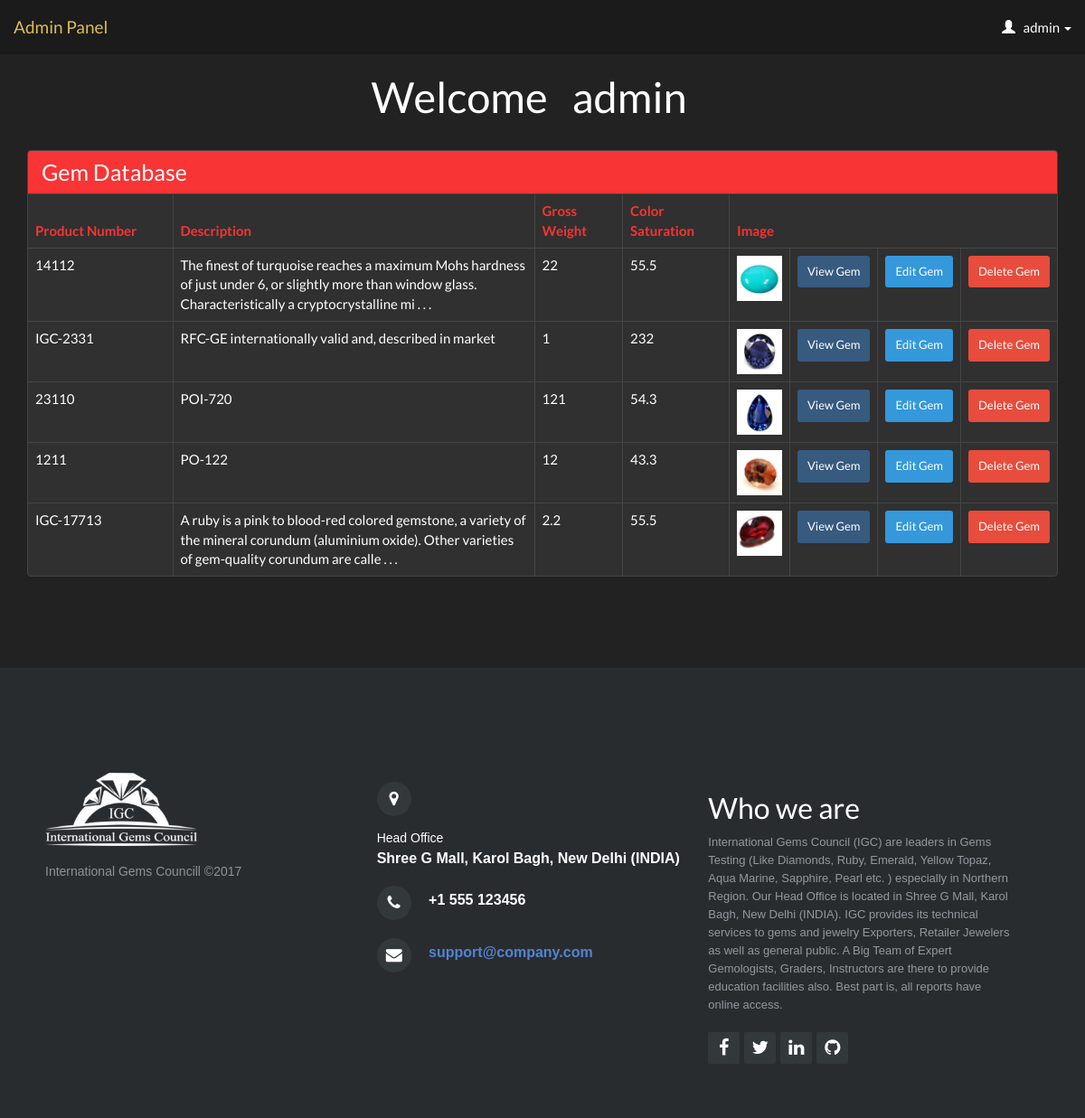
The app's page /admin/gem_database.php (signed in) with its own data.
### tables this page shows
CREATE TABLE `jproducts` (
  `id` int(20) NOT NULL,
  `ctype` varchar(2) NOT NULL DEFAULT 'JC',
  `product_no` varchar(50) NOT NULL,
  `description` varchar(1000) NOT NULL,
  `weight` varchar(30) NOT NULL,
  `clarity` varchar(30) NOT NULL,
  `gross_weight` varchar(30) NOT NULL,
  `diamond_weight` varchar(30) NOT NULL,
  `color_stwt` varchar(30) NOT NULL,
  `product_image` varchar(100) NOT NULL,
  `date_created` datetime NOT NULL DEFAULT CURRENT_TIMESTAMP
);

### admin/gem_database.php (the view, shortened to what this page needs)
<?php include"includes/header_admin.php";?>
<?php include"includes/navigation_admin.php";?>
<?php
if($_SESSION['username'] == null)   {
header("Location: ../index.php");
}
else{
  $user = $_SESSION['username'];
}
?>
    <header>
        <div class="row">
            <div class="col-lg-4 col-lg-offset-4 col-md-10 back-color">
                <h1 class="text-center big">Welcome  &nbsp<?php echo " $user";?></h1></div>
        </div>
    </header>
  <div class="container-fluid">
        <div class="col-md-12">
            <div class="panel panel-default heading-pan">
                <div class="panel-heading heading-pan boger-font">
                    <h3 class="panel-title bigger-font">Gem Database</h3></div>
                    <div class="table-responsive">
                        <table class="table table-hover table-bordered table-white ">
                                                   <?php
                            global $connection;
                            if(!($connection)){
                                  echo "<thred>";
                                echo "<tr> No Gem Records Found!</tr>";
                                echo "</thread>";
                            }
                            else{
                                     echo" <thead>";
                               echo" <tr>  ";
                                   echo" <th style='color:rgb(248,52,52);width:160px'>Product Number</th>";
                                    echo"<th style='color:rgb(248,52,52); width:400px '>Description</th>";
                                    echo"<th style='color:rgb(248,52,52);'>Gross Weight</th>";
                                    echo"<th style='color:rgb(248,52,52);'>Color Saturation</th>";
                                    echo"<th style='color:rgb(248,52,52); '>Image</th>";
                                echo"</tr>";
                            echo"</thead>";
                             echo"<tbody>";
                            $query = "SELECT * FROM jproducts ";
                             $select_product = mysqli_query($connection,$query);
                            while($row = mysqli_fetch_assoc($select_product)) {
                                $p_id           = $row["id"];
                                $product_number = $row["product_no"];
                                $description    = $row["description"];
                                $gross_weight   = $row["gross_weight"];
                                $color_stwt     = $row["color_stwt"];
                                $product_image  = $row["product_image"];
                                if(strlen($description)>150)  {
                                   $description =substr($description,0,150);
                                   $description.= " . . .";
                                }
                                echo" <tr>";
                                    echo "<td>$product_number</td>";
                                    echo"<td>$description</td>";
                                    echo"<td>$gross_weight</td>";
                                     echo"<td>$color_stwt</td>";
                                      if(!$product_image){
                                        echo"<td>No Image Found!</td>";
                                }
                                else{
                                     echo"<td><img src='assets/img/$product_image' style='width:50px; height:50px' ></td>";
                                }
                                echo '<td><a class="btn btn-primary btn-sm" href="product_page.php?id=' . $p_id . '">View Gem</a></td>';
                            echo '<td><a class="btn btn-info btn-sm" href="edit_product.php?id=' . $p_id .  '">Edit Gem</a></td>';
                                 echo '<form method="post">';
                    echo '<td><input class="btn btn-danger btn-sm" type="submit" name="delete_gem" value="Delete Gem"</td>';
                                echo '</form>';
                                echo"</tr>";
                            }
                        }
                         ?>
                        </table>
                    </div>
            </div>
        </div>
     </div>
   <?php include"includes/footer_admin.php";?>

### admin/assets/css/admin.css (style rules this page uses)
.row { margin-left:-15px; margin-right:-15px; margin-top:61px; width:100%; }
h1.text-center.big { font-size:47px; }
div.panel-heading.heading-pan { background-color:rgb(248,52,52); }
h3.panel-title.bigger-font { font-size:25px; }
.table-bordered { border:1px solid #b5b6b7; border-style: groove; }
.row { margin-left:-15px; margin-right:-15px; margin-top:61px; }

### admin/assets/css/edit_reg.css (style rules this page uses)
.row { margin-left:-15px; margin-right:-15px; margin-top:61px; }
h1.text-center.big { font-size:47px; }
div.panel-heading.heading-pan { background-color:rgb(248,52,52); }
h3.panel-title.bigger-font { font-size:25px; }

### assets/css/user.css (style rules this page uses)
.row { margin-left:-15px; margin-right:-15px; margin-top:61px; }
h1.text-center.big { font-size:47px; }
div.panel-heading.heading-pan { background-color:rgb(248,52,52); }
h3.panel-title.bigger-font { font-size:25px; }

### records on screen
jproducts: product_no "14112", description "The finest of turquoise reaches a maximum Mohs hardness of just under 6, or slightly more than window glass. Characteristically a cryptocrystalline mi . . .", gross_weight "22", color_stwt "55.5", product_image (picture)
jproducts: product_no "IGC-2331", description "RFC-GE internationally valid and, described in market", gross_weight "1", color_stwt "232", product_image (picture)
jproducts: product_no "23110", description "POI-720", gross_weight "121", color_stwt "54.3", product_image (picture)
jproducts: product_no "1211", description "PO-122", gross_weight "12", color_stwt "43.3", product_image (picture)
jproducts: product_no "IGC-17713", description "A ruby is a pink to blood-red colored gemstone, a variety of the mineral corundum (aluminium oxide). Other varieties of gem-quality corundum are calle . . .", gross_weight "2.2", color_stwt "55.5", product_image (picture)

### other values on screen
$user "admin"
